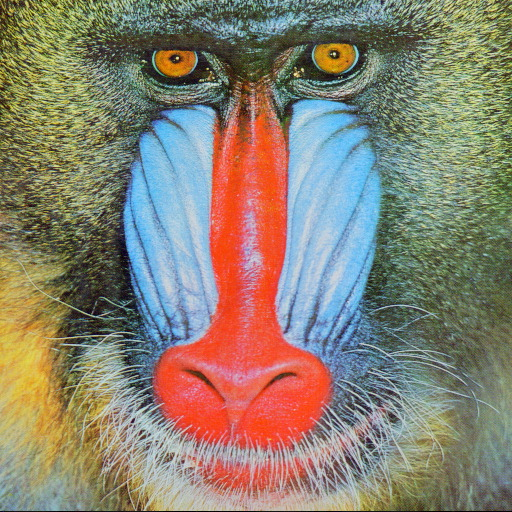
//> input picture opencv/opencv学习(二十五)之形态学综合运算/baboon.jpg, 512 x 512 px
$ ./morphologyEx   (built with g++ and OpenCV 4)
//> lines starting //> are read from the running program, lines starting //| are printed output that depends on the picture
/*
 *本程序将会产生5副目标图片与原图像进行对比
 *每幅图像采用的模板Type和Size均可通过轨迹条进行调节
 *如有兴趣也可尝试使用轨迹条改变形态学的运算类型可大幅减少代码量
*/

#include <iostream>
#include <opencv2/core.hpp>
#include <opencv2/highgui.hpp>
#include <opencv2/imgproc.hpp>

using namespace std;
using namespace cv;

//定义全局变量
Mat g_srcImage;
Mat g_dstImageOpen, g_dstImageClose, g_dstImageGradient;
Mat g_dstImageTopHat, g_dstImageBlackHat;

//定义两个轨迹条参数
const int kernelTypeMaxValue = 2;
const int kernelSizeMaxValue = 20;
int kernelTypeValue = 1;
int kernelSizeValue = 10;

//定义模板类型声明函数
int kernelTypeFun(int kernelTypeValue);

//定义两个回调函数
void openOperation(int, void*);
void closeOperation(int, void*);
void gradientOperation(int, void*);
void topHatOperation(int, void*);
void blackHatOperation(int, void*);

int main()
{
    g_srcImage = imread("baboon.jpg");
//> g_srcImage is the input picture: 512 rows x 512 cols, CV_8UC3; mean B, G, R 112.9, 129.1, 137.1

    //判断图像是否加载成功
    if(!g_srcImage.data)
    {
        cout << "图像加载失败!" << endl;
        return -1;
    }
    else
        cout << "图像加载成功!" << endl << endl;

    namedWindow("原图像", WINDOW_AUTOSIZE);
    imshow("原图像", g_srcImage);

    //定义轨迹条参数
    char kernelTypeName[20];
    char kernelSizeName[20];

    sprintf(kernelTypeName, "模板类型 %d\n 0-Rect\n 1-Cross\n 2-Ellipse", kernelTypeMaxValue);
    sprintf(kernelSizeName, "模板尺寸 %d", kernelSizeMaxValue);

    namedWindow("开运算", WINDOW_AUTOSIZE);
    namedWindow("闭运算", WINDOW_AUTOSIZE);
    namedWindow("形态学梯度", WINDOW_AUTOSIZE);
    namedWindow("顶帽", WINDOW_AUTOSIZE);
    namedWindow("黑帽", WINDOW_AUTOSIZE);

    //创建两个轨迹条
    createTrackbar(kernelTypeName, "开运算", &kernelTypeValue, kernelTypeMaxValue, openOperation);
    createTrackbar(kernelSizeName, "开运算", &kernelSizeValue, kernelSizeMaxValue, openOperation);
    openOperation(kernelTypeValue, 0);
    openOperation(kernelSizeValue, 0);

    createTrackbar(kernelTypeName, "闭运算", &kernelTypeValue, kernelTypeMaxValue, closeOperation);
    createTrackbar(kernelSizeName, "闭运算", &kernelSizeValue, kernelSizeMaxValue, closeOperation);
    openOperation(kernelTypeValue, 0);
    openOperation(kernelSizeValue, 0);

    createTrackbar(kernelTypeName, "形态学梯度", &kernelTypeValue, kernelTypeMaxValue, gradientOperation);
    createTrackbar(kernelSizeName, "形态学梯度", &kernelSizeValue, kernelSizeMaxValue, gradientOperation);
    openOperation(kernelTypeValue, 0);
    openOperation(kernelSizeValue, 0);

    createTrackbar(kernelTypeName, "顶帽", &kernelTypeValue, kernelTypeMaxValue, topHatOperation);
    createTrackbar(kernelSizeName, "顶帽", &kernelSizeValue, kernelSizeMaxValue, topHatOperation);
    openOperation(kernelTypeValue, 0);
    openOperation(kernelSizeValue, 0);

    createTrackbar(kernelTypeName, "黑帽", &kernelTypeValue, kernelTypeMaxValue, blackHatOperation);
    createTrackbar(kernelSizeName, "黑帽", &kernelSizeValue, kernelSizeMaxValue, blackHatOperation);
    openOperation(kernelTypeValue, 0);
    openOperation(kernelSizeValue, 0);


    waitKey(0);

    return 0;
}

//形态学操作模板类型判断
int kernelTypeFun(int kernelTypeValue)
{
    int kernel_type;
    if(kernelTypeValue == 0)
        kernel_type = MORPH_RECT;
    else if(kernelTypeValue == 1)
        kernel_type = MORPH_CROSS;
    else
        kernel_type = MORPH_ELLIPSE;

    return kernel_type;
}

//开运算
void openOperation(int, void*)
{
    int kernel_type;
    kernel_type = kernelTypeFun(kernelTypeValue);

    Mat element = getStructuringElement(kernel_type, Size(kernelSizeValue * 2 + 1,
                    kernelSizeValue * 2 + 1));
    morphologyEx(g_srcImage, g_dstImageOpen, MORPH_OPEN, element);
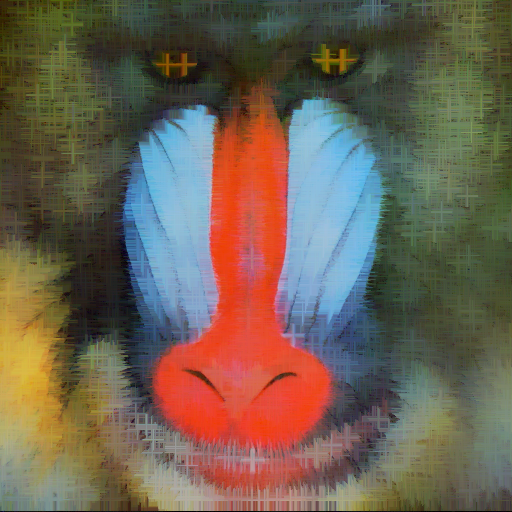
//> g_dstImageOpen: 512 rows x 512 cols, CV_8UC3; mean B, G, R 81.8, 97.3, 110
    imshow("开运算", g_dstImageOpen);
}

//闭运算
void closeOperation(int, void*)
{
    int kernel_type;
    kernel_type = kernelTypeFun(kernelTypeValue);

    Mat element = getStructuringElement(kernel_type, Size(kernelSizeValue * 2 + 1,
                    kernelSizeValue * 2 + 1));
    morphologyEx(g_srcImage, g_dstImageClose, MORPH_CLOSE, element);
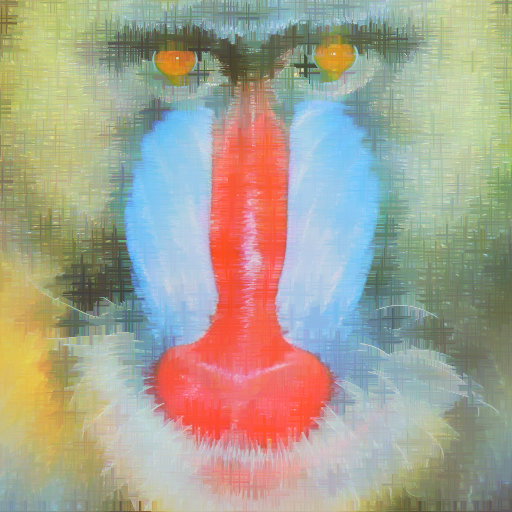
//> g_dstImageClose: 512 rows x 512 cols, CV_8UC3; mean B, G, R 145.6, 162.4, 166.3
    imshow("闭运算", g_dstImageClose);
}

//形态学梯度
void gradientOperation(int, void*)
{
    int kernel_type;
    kernel_type = kernelTypeFun(kernelTypeValue);

    Mat element = getStructuringElement(kernel_type, Size(kernelSizeValue * 2 + 1,
                    kernelSizeValue * 2 + 1));
    morphologyEx(g_srcImage, g_dstImageGradient, MORPH_GRADIENT, element);
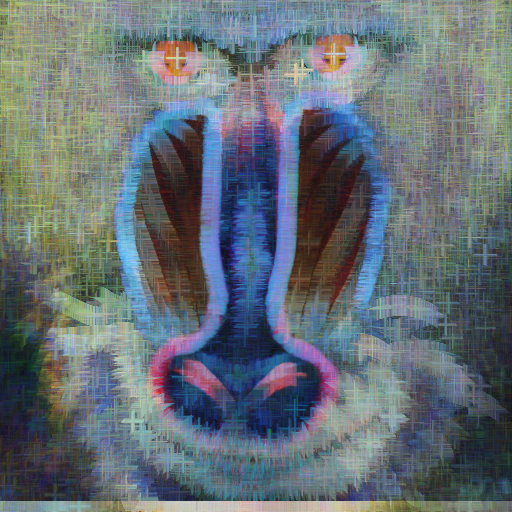
//> g_dstImageGradient: 512 rows x 512 cols, CV_8UC3; mean B, G, R 117.6, 111.7, 101.1
    imshow("形态学梯度", g_dstImageGradient);
}

//顶帽
void topHatOperation(int, void*)
{
    int kernel_type;
    kernel_type = kernelTypeFun(kernelTypeValue);

    Mat element = getStructuringElement(kernel_type, Size(kernelSizeValue * 2 + 1,
                    kernelSizeValue * 2 + 1));
    morphologyEx(g_srcImage, g_dstImageTopHat, MORPH_TOPHAT, element);
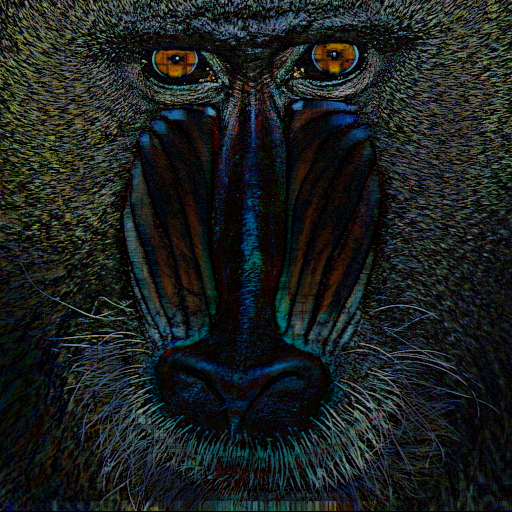
//> g_dstImageTopHat: 512 rows x 512 cols, CV_8UC3; mean B, G, R 31.1, 31.9, 27.1
    imshow("顶帽", g_dstImageTopHat);
}

//黑帽
void blackHatOperation(int, void*)
{
    int kernel_type;
    kernel_type = kernelTypeFun(kernelTypeValue);

    Mat element = getStructuringElement(kernel_type, Size(kernelSizeValue * 2 + 1,
                    kernelSizeValue * 2 + 1));
    morphologyEx(g_srcImage, g_dstImageBlackHat, MORPH_BLACKHAT, element);
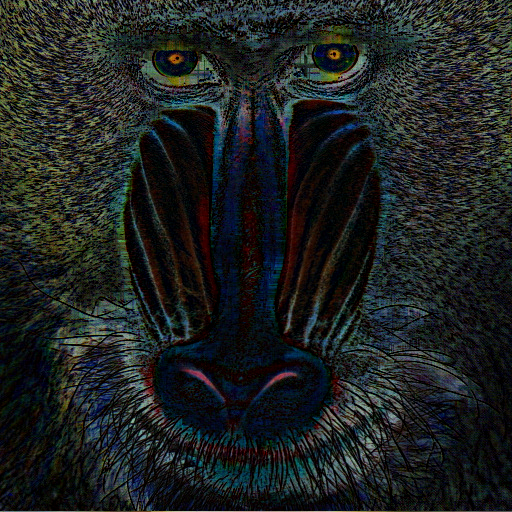
//> g_dstImageBlackHat: 512 rows x 512 cols, CV_8UC3; mean B, G, R 32.7, 33.3, 29.2
    imshow("黑帽", g_dstImageBlackHat);
}
